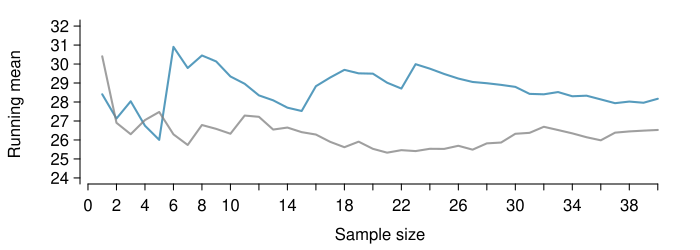

The R source for this figure:
library(Hmisc)
brfss <- sasxport.get("~/Dropbox/THESIS/R scripts/brfss/CDBRFS00.XPT")
data(COL)

#create df of only columns we like
brfss.data<-cbind(brfss$x.state,brfss$age,brfss$weight,brfss$wtdesire,brfss$height,brfss$htf, brfss$hti,brfss$sex)
colnames(brfss.data)<-c("x.state","age","weight", "wtdesire", "height", "htf", "hti", "sex")
brfss.data<-as.data.frame(brfss.data)

#eliminate missing data 
brfss.df<-brfss.data[brfss.data$weight != 777 & brfss.data$weight != 999 & brfss.data$wtdesire != 777
                     & brfss.data$wtdesire != 999 & brfss.data$height!= 777 & brfss.data$height != 999 
                     & brfss.data$htf != 7 & brfss.data$htf != 9 & brfss.data$hti != 77 & brfss.data$hti != 99,]
brfss.df<-brfss.df[complete.cases(brfss.df),]

#calculate bmi
height.total<- brfss.df$htf * 12 + brfss.df$hti
weight.dif<-brfss.df$weight-brfss.df$wtdesire
bmi<-(brfss.df$weight * 703)/ (height.total^2)
brfss.df<-cbind(brfss.df,height.total,weight.dif,bmi)

# sample 40k from brfss data to use as our sample
set.seed(102)
sample.vec<-sample(1:nrow(brfss.df),size = 40,replace = FALSE)
brfss.sample<-brfss.df[sample.vec,]

set.seed(100)
sample.vec1<-sample(1:nrow(brfss.df),size = 40,replace = FALSE)
brfss.sample1<-brfss.df[sample.vec1,]

######################################################
library(openintro)
data(COL)
setwd('~/OI_Biostat/oi_biostat_source/ch_inference_foundations_oi_biostat/figures/brfssBMISampVar')

xBars <- cumsum(brfss.sample$bmi)/ (1:length(brfss.sample$bmi))
xBars1 <-cumsum(brfss.sample1$bmi)/ (1:length(brfss.sample1$bmi))

myPDF('brfssBMISampVar.pdf', 7,2.5,
      mar=c(3.3, 4, 1, 1))

plot(xBars1[1:40],
     type = "l",
     axes = FALSE,
     xlab = "",
     ylab = "Running mean ",
     col = COL[1],
     ylim = c(24,32),
     lwd = 2)
lines(xBars[1:40],
     type = "l",
     axes = FALSE,
     xlab = "",
     ylab = "Running mean",
     col = COL[13],
     lwd = 2)

axis(1, at = seq(0, 40, 2))
axis(2, at = seq(0, 50, 1))
mtext("Sample size", 1, 2)

dev.off()


myPDF('brfssBMISampVar20.pdf', 7,3.5,
      mar=c(3.3, 4, 1, 1))
colors <- colorRampPalette(c(COL[7], COL[1]))(20)
set.seed(1)
sample.vec20<-sample(1:nrow(brfss.df),size = 40,replace = FALSE)
brfss.sample20<-brfss.df[sample.vec1,]
xBars20 = cumsum(brfss.sample20$bmi)/ (1:length(brfss.sample20$bmi))
plot(xBars20[1:40],
     type = "l",
     axes = FALSE,
     xlab = "",
     ylab = "Running means",
     ylim = c(15,45),
     col = COL[1],
     lwd = 2)
for (i in 2:20){ 
  set.seed(i)
  sample.vec20<-sample(1:nrow(brfss.df),size = 40,replace = FALSE)
  brfss.sample20<-brfss.df[sample.vec20,]
  xBars20 = cumsum(brfss.sample20$bmi)/ (1:length(brfss.sample20$bmi))
  lines(xBars20[1:40],
     type = "l",
     xlab = "",
     col = colors[i],
     lwd = 2)
}

axis(1, at = seq(0, 40, 2))
axis(2, at = seq(15, 45, 5))
mtext("Sample size", 1, 2)
dev.off()
